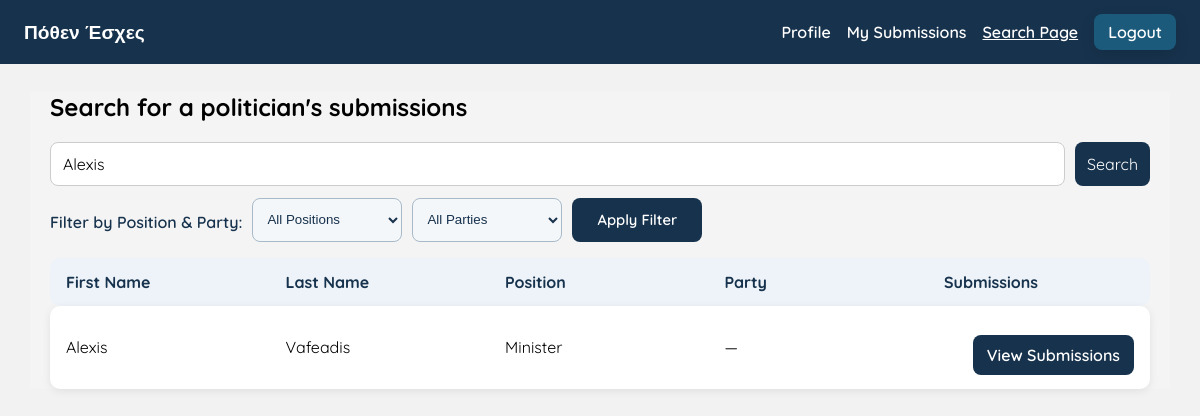
The app's page /Search/Search.php?keyword=Alexis (signed in) with its own data.
### tables this page shows
CREATE TABLE users (
                       user_id int AUTO_INCREMENT PRIMARY KEY,
                       first_name varchar(20),
                       last_name varchar(20),
                       email varchar(100) unique,
                       Phone varchar(8) unique,
                       created_at timestamp default current_timestamp,
                       position_id int DEFAULT '999',  
                       party_id int NULL,
                       role enum('Admin' , 'User', 'Politician'),
                       profile_picture varchar(255) NOT NULL DEFAULT '../Assets/media/profile_placeholder.png',
                       foreign key (position_id) references positions(position_id),
                       foreign key (party_id) references parties(party_id) ON DELETE SET NULL);

CREATE TABLE positions(
                          position_id int PRIMARY KEY,
                          position_name varchar(100));

### Search/Search.php (the view, shortened to what this page needs)
<?php
require_once "../Include/db.php";
$errors = [];
$results = [];
$keyword = trim($_GET['keyword'] ?? '');
if ($_SERVER["REQUEST_METHOD"] === "GET") {
    if (empty($errors)) {
        $sql = "
            SELECT DISTINCT users.user_id, users.first_name, users.last_name, users.position_id, positions.position_name AS position, parties.party_acronym AS party
            FROM users
            JOIN positions ON users.position_id = positions.position_id
            LEFT JOIN parties ON users.party_id = parties.party_id
            WHERE users.role = 'Politician'
        ";
        $params = [];
        if ($keyword !== '') {
            $sql .= "\n AND (users.first_name LIKE :keyword_first OR users.last_name LIKE :keyword_last OR positions.position_name LIKE :keyword_position OR parties.party_acronym LIKE :keyword_party)";
            $params['keyword_first'] = '%' . $keyword . '%';
            $params['keyword_last'] = '%' . $keyword . '%';
            $params['keyword_position'] = '%' . $keyword . '%';
            $params['keyword_party'] = '%' . $keyword . '%';
        }
        $sql .= "\n ORDER BY users.position_id ASC, users.last_name ASC, users.first_name ASC";
        $stmt = $pdo->prepare($sql);
        $stmt->execute($params);
        $results = $stmt->fetchAll(PDO::FETCH_ASSOC);
    }
}
$search_css_version = @filemtime(__DIR__ . '/../Assets/css/searchpage.css') ?: time();
$navbar_css_version = @filemtime(__DIR__ . '/../Assets/css/navbar-sticky.css') ?: time();
?>
<?php require_once "../Include/header.php"; ?>
<head>
    <link rel="stylesheet" href="../Assets/css/navbar-sticky.css?v=<?php echo $navbar_css_version; ?>">
    <link rel="stylesheet" href="../Assets/css/searchpage.css?v=<?php echo $search_css_version; ?>">
</head>
<body id="search-page" class="search-page">
    <?php require_once "../Include/dashboard_navbar.php"; ?>
    <main class="main-content">
        <section class="page-header">
            <h1>Search for a politician's submissions</h1>
        </section>
        <section class="search-section">
            <form method="GET" action="" class="search-form">
                <input
                    type="text"
                    name="keyword"
                    placeholder="Search politicians"
                    value="<?php echo htmlspecialchars($keyword); ?>"
                >
                <button type="submit">Search</button>
            </form>
        <form method="GET" action="" class="position-filter-form">
            <label for="position">Filter by Position & Party:</label>
                <select name="position" id="position">
                    <option value="">All Positions</option>
                </select>
                <select name="party" id="party">
                    <option value="">All Parties</option>
                </select>
                <button type="submit" class="filter-btn">Apply Filter</button>
        </form>
            <?php if ($_SERVER["REQUEST_METHOD"] === "GET" && empty($errors)): ?>
                <div class="search-results">
                    <?php if (!empty($results)): ?>
                        <div class="result-header">
                            <div class="result-cell">First Name</div>
                            <div class="result-cell">Last Name</div>
                            <div class="result-cell">Position</div>
                            <div class="result-cell">Party</div>
                            <div class="result-cell">Submissions</div>
                        </div>
                        <?php foreach ($results as $row): ?>
                            <div class="result-row">
                                <div class="result-cell"><?php echo htmlspecialchars($row['first_name']); ?></div>
                                <div class="result-cell"><?php echo htmlspecialchars($row['last_name']); ?></div>
                                <div class="result-cell"><?php echo htmlspecialchars($row['position']); ?></div>
                                <div class="result-cell"><?php echo htmlspecialchars($row['party'] ?: '—'); ?></div>
                                <div class="result-actions">
                                    <form method="POST" action="../Submit/submissions.php" style="display:inline;">
                                        <button type="submit" class="view-btn">View Submissions</button>
                                    </form>
                                </div>
                            </div>
                        <?php endforeach; ?>
                    <?php else: ?>
                        <p class="no-results">Δε βρέθηκαν αποτελέσματα.</p>
                    <?php endif; ?>
                </div>
            <?php endif; ?>
        </section>
    </main>
</body>

### Assets/mainstyle/global.css (style rules this page uses)
body { margin: 0; font-family: "Quicksand", sans-serif; background-color: #f2f2f2; display: flex; justify-content: center; align-items: center; height: 100vh; }
form { display: flex; flex-direction: column; }
label { margin-top: 10px; margin-bottom: 5px; font-family: "Quicksand", sans-serif; font-weight: bold; }
input { padding: 8px; border-radius: 5px; border: 1px solid #ccc; font-family: "Quicksand", sans-serif; }
button { margin-top: 15px; padding: 10px; border: none; border-radius: 5px; background-color: #17324d; color: white; font-family: "Quicksand", sans-serif; font-size: 16px; cursor: pointer; }
.main-content { flex: 1; padding: 40px; background-color: #f4f4f4; }

### Assets/css/searchpage.css (style rules this page uses)
#search-page { display: block; justify-content: initial; align-items: initial; height: auto; }
#search-page .main-content { max-width: 1100px; margin: 28px auto !important; padding: 0 20px !important; }
#search-page .search-form { display: grid; grid-template-columns: minmax(0, 1fr) auto; gap: 10px; width: 100%; }
#search-page .search-form input { width: 100%; min-width: 0; box-sizing: border-box; }
#search-page .search-form button { white-space: nowrap; box-sizing: border-box; }
#search-page .search-form input, #search-page .search-form button { height: 44px; border-radius: 8px; font-size: 1rem; padding: 0 12px; }
#search-page .search-form button { background: #17324d; color: white; border: none; cursor: pointer; margin: 0; }
#search-page .position-filter-form { display: flex; align-items: center; gap: 10px; margin: 12px 0 16px; flex-wrap: nowrap; flex-direction: row; }
#search-page .position-filter-form label { font-weight: 600; color: #17324d; }
#search-page .position-filter-form select { height: 44px; width: 150px; max-width: 150px; border-radius: 8px; border: 1px solid #a8bac9; padding: 0 10px; background: #f4f7fa; color: #17324d; }
#search-page .position-filter-form .filter-btn { height: 44px; min-width: 130px; padding: 0 14px; border: none; border-radius: 8px; background: #17324d; color: #fff; font-size: 0.92rem; font-weight: 600; cursor: pointer; margin-top: 0; align-self: center; }
#search-page .result-header, #search-page .result-row { background: #fff; border-radius: 10px; padding: 14px 16px; box-shadow: 0 2px 8px rgba(0,0,0,0.08); }
#search-page .result-header, #search-page .result-row { display: grid; grid-template-columns: minmax(140px, 1fr) minmax(140px, 1fr) minmax(150px, 1fr) minmax(120px, 1fr) 190px; gap: 14px; align-items: center; }
#search-page .result-header { background: #edf3f8; box-shadow: none; font-weight: 700; color: #17324d; }
#search-page .result-row { background: #fff; }
#search-page .result-cell { min-width: 0; overflow: hidden; text-overflow: ellipsis; white-space: nowrap; }
#search-page .result-actions { display: flex; justify-content: flex-end; }
#search-page .view-btn { display: inline-flex; align-items: center; justify-content: center; width: 100%; min-height: 40px; padding: 0 14px; border-radius: 8px; background: #17324d; color: #fff; text-decoration: none; font-weight: 600; white-space: nowrap; }

### records on screen
users: first_name "Alexis", last_name "Vafeadis", position.position_name "Minister", party "—"
